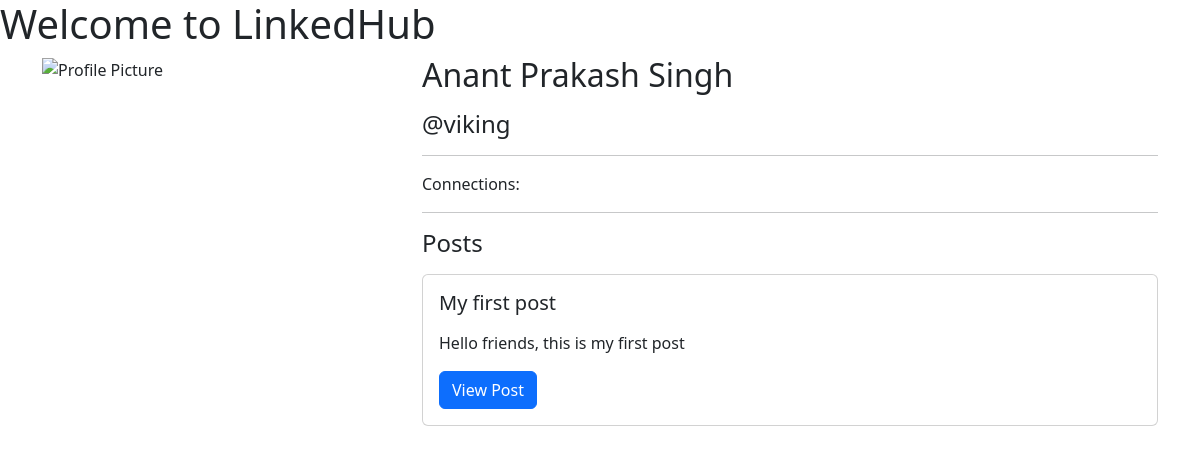
The page /viking/ on the database as committed earlier.
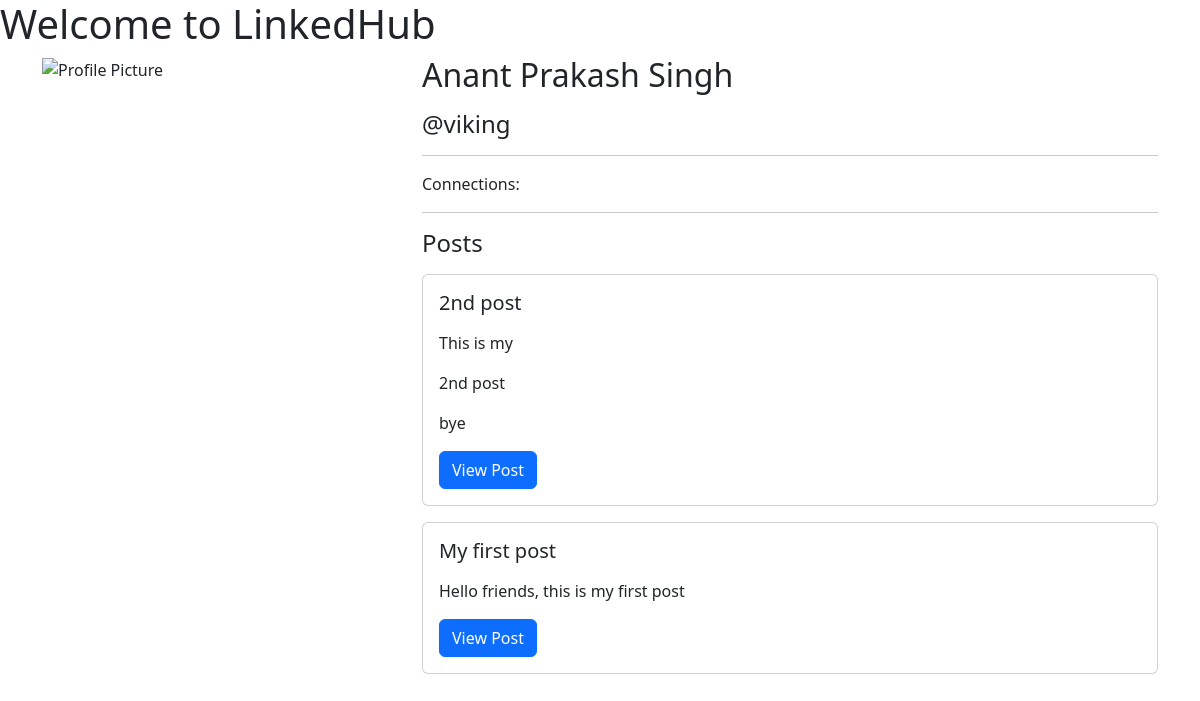
The same page on the database as committed later.
### home/models.py (models this page shows, shortened)
class UserProfile(models.Model):
    username = models.CharField(max_length=100)
    name = models.CharField(max_length=100)
    profile_pic = models.TextField(blank=True)
    bio = models.TextField(blank=True)

### post/models.py (models this page shows, shortened)
class Post(models.Model):
    post_id = models.AutoField(primary_key=True)
    title = models.CharField(max_length=200)
    content = models.TextField()
    author_id = models.CharField(max_length=100)
    likes = models.IntegerField(default=0)
    comments = models.IntegerField(default=0)
    timestamp = models.DateTimeField(auto_now_add=True)

### home/views.py (the view)
# urls.py: path('<str:username>/', views.profile, name='profile'),
def profile(request, username):
    prof = UserProfile.objects.raw(f'SELECT * FROM home_userprofile WHERE username = "{username}"')[0]
    posts = Post.objects.raw(f'SELECT * FROM post_post WHERE author_id = "{username}" ORDER BY timestamp DESC')
    context = {
        'profile': prof,
        'posts': posts,
    }
    if request.user.is_authenticated and request.user.username != username:
        mutual_connections = UserProfile.objects.raw(f'SELECT * FROM home_userprofile WHERE username = "{request.user.username}"')[0].connections.split(',')
        context['mutual_connections'] = mutual_connections
    return render(request, 'profile.html', context)

### templates/profile.html (shortened to what this page needs)
<!DOCTYPE html>
<html lang="en">
<head>
    <link rel="stylesheet" href="https://cdn.jsdelivr.net/npm/bootstrap@5.2.3/dist/css/bootstrap.min.css">
</head>
<body>
    <h1>Welcome to LinkedHub</h1>
    <div class="container">
        <div class="row">
            <div class="col-md-4">
                <img src="{{ profile.profile_pic }}" alt="Profile Picture" class="img-fluid">
            </div>
            <div class="col-md-8">
                <h2>{{ profile.name }}</h2>
                <h4>@{{ profile.username }}</h4>
                <hr>
                <p>Connections: {{ connections }}</p>
                <hr>
                <h4>Posts</h4>
                {% if posts %}
                    {% for post in posts %}
                        <div class="card my-3">
                            <div class="card-body">
                                <h5 class="card-title">{{ post.title }}</h5>
                                <p class="card-text">{{ post.content|linebreaks }}</p>
                                <a href="/post/{{ post.post_id }}" class="btn btn-primary">View Post</a>
                            </div>
                        </div>
                    {% endfor %}
                {% else %}
                    <p>No posts yet.</p>
                {% endif %}
            </div>
        </div>
    </div>
</body>
</html>

Rows that differ between the two databases and show on the page:
added Post: title "2nd post", content "This is my 2nd post bye"
